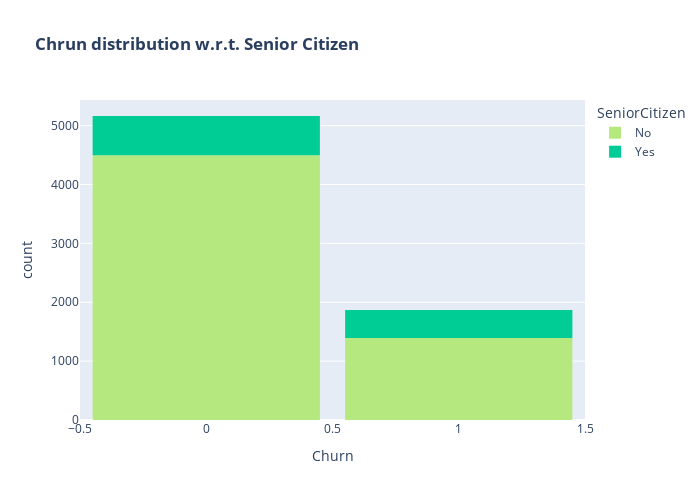

The cell this chart's notebook holds for it:
### Markdown cell above
Customers that doesn't have partners are more likely to churn

### Code cell
color_map = {"Yes": '#00CC96', "No": '#B6E880'}
fig = px.histogram(df, x="Churn", color="SeniorCitizen", title="<b>Chrun distribution w.r.t. Senior Citizen</b>", color_discrete_map=color_map)
fig.update_layout(width=700, height=500, bargap=0.1)
fig.show()

### Figure 1 — Plotly figure (JSON) as saved in the notebook; plotly's stock layout.template omitted (floating-point values rounded to 4 significant figures; data arrays with more than 128 entries replaced by an {"elided": "..."} marker saying what was removed)
{"data": [{"alignmentgroup": "True", "bingroup": "x", "hovertemplate": "SeniorCitizen=No<br>Churn=%{x}<br>count=%{y}<extra></extra>", "legendgroup": "No", "marker": {"color": "#B6E880", "pattern": {"shape": ""}}, "name": "No", "offsetgroup": "No", "orientation": "v", "showlegend": true, "type": "histogram", "x": {"elided": "5890 int values"}, "xaxis": "x", "yaxis": "y"}, {"alignmentgroup": "True", "bingroup": "x", "hovertemplate": "SeniorCitizen=Yes<br>Churn=%{x}<br>count=%{y}<extra></extra>", "legendgroup": "Yes", "marker": {"color": "#00CC96", "pattern": {"shape": ""}}, "name": "Yes", "offsetgroup": "Yes", "orientation": "v", "showlegend": true, "type": "histogram", "x": {"elided": "1142 int values"}, "xaxis": "x", "yaxis": "y"}], "layout": {"bargap": 0.1, "barmode": "relative", "height": 500, "legend": {"title": {"text": "SeniorCitizen"}, "tracegroupgap": 0}, "title": {"text": "<b>Chrun distribution w.r.t. Senior Citizen</b>"}, "width": 700, "xaxis": {"anchor": "y", "domain": [0, 1], "title": {"text": "Churn"}}, "yaxis": {"anchor": "x", "domain": [0, 1], "title": {"text": "count"}}}}
